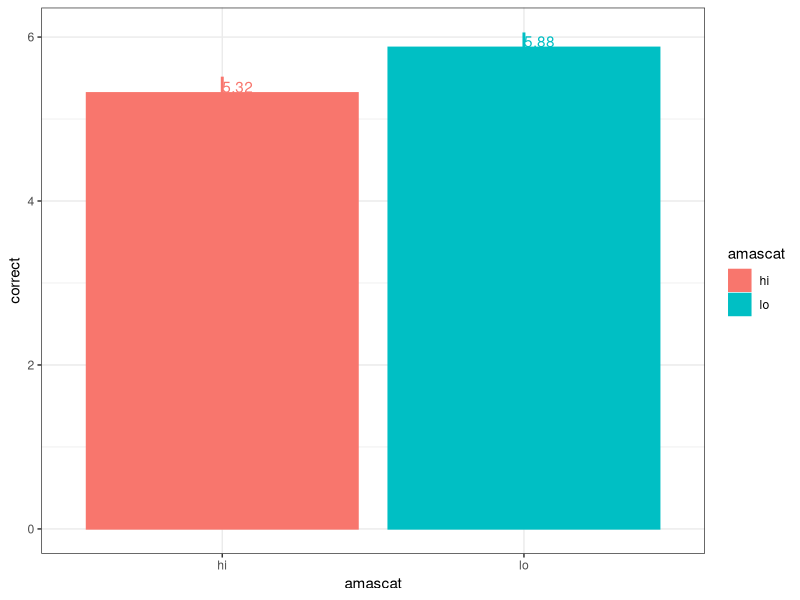
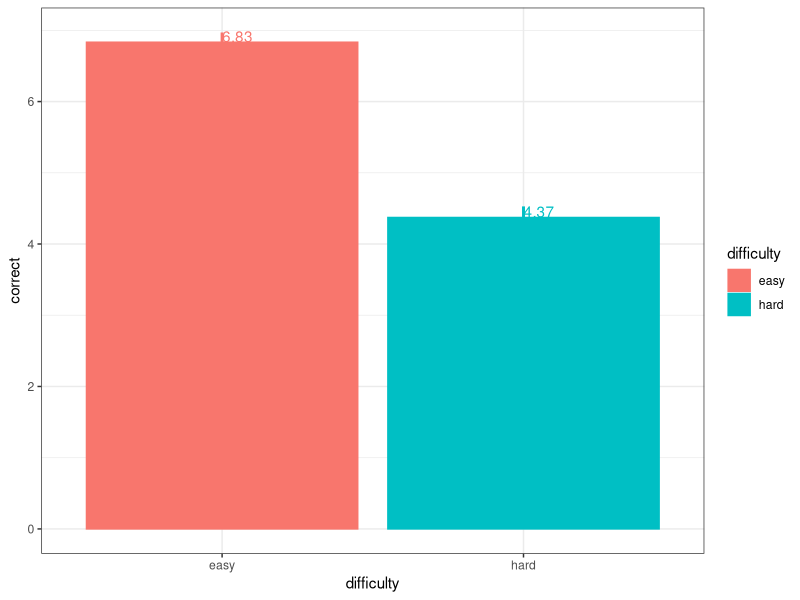
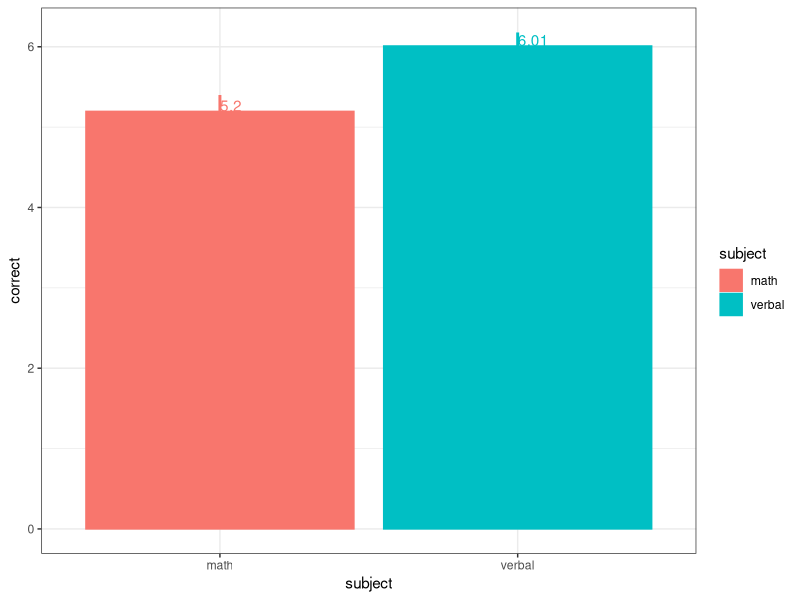

The R source for these figures, in order: (Note: this script raises an error after producing the figures.)
setwd("C:/Users/midlo/Dropbox/RESEARCH/manuscripts/mathanxiety.impulsivity02/03.anovas")
library(dplyr)
library(tidyr)
library(ggplot2)
library(stringr)
library(broom)


#read data in
data<-read.csv("ma.impulsivity.data.20200122.csv", header=T)
longdata<-read.csv("ma.impulsivity.longdata.20200122.csv", header=T)

##anova on correct data
##prep data
correctlong<-longdata %>%
  filter(!(str_detect(measure, pattern="dif"))) %>%
  filter(str_detect(measure, pattern="correct")) %>%
  mutate(
    difficulty=as.factor(ifelse(grepl("easy", measure), "easy",ifelse(grepl("hard", measure),"hard",NA))),
    subject=as.factor(ifelse(grepl("math", measure), "math",ifelse(grepl("verbal",measure),"verbal",NA)))
  )

##run anova
correctmodel<-lm(value~amascat*difficulty*subject, data=correctlong)
correctanova<-aov(correctmodel)
write.csv(tidy(correctanova), "correctanova.csv", row.names=F)

##post hoc pairwise t tests
#single variables
write.csv(tidy(pairwise.t.test(correctlong$value,correctlong$amascat,p.adj="bonf")),
          "correctttestsbyamascat.csv", row.names=F)
write.csv(tidy(pairwise.t.test(correctlong$value,correctlong$difficulty,p.adj="bonf")),
          "correctttestsbydifficulty.csv", row.names=F)
write.csv(tidy(pairwise.t.test(correctlong$value,correctlong$subject,p.adj="bonf")),
          "correctttestsbysubject", row.names=F)
correctsumstatsbyamascat<-correctlong %>%
  group_by(amascat) %>%
  summarize(
    mean=mean(value),
    median=median(value),
    stddev=sd(value),
    sterr=sd(value)/sqrt(length(value)),
    N=length(value)
  )
correctsumstatsbydifficulty<-correctlong %>%
  group_by(difficulty) %>%
  summarize(
    mean=mean(value),
    median=median(value),
    stddev=sd(value),
    sterr=sd(value)/sqrt(length(value)),
    N=length(value)
  )
correctsumstatsbysubject<-correctlong %>%
  group_by(subject) %>%
  summarize(
    mean=mean(value),
    median=median(value),
    stddev=sd(value),
    sterr=sd(value)/sqrt(length(value)),
    N=length(value)
  )
write.csv(correctsumstatsbyamascat,"correctsumstatsbyamascat.csv", row.names=F)
write.csv(correctsumstatsbydifficulty,"correctsumstatsbydifficulty.csv", row.names=F)
write.csv(correctsumstatsbysubject,"correctsumstatsbysubject.csv", row.names=F)

correctsumstatsbyamascat.plot<-ggplot(correctsumstatsbyamascat,aes(x=amascat, y=mean, color=amascat, fill=amascat))+
  geom_bar(position=position_dodge(), stat="identity")+
  geom_errorbar(aes(ymin=mean-sterr, ymax=mean+sterr), size=1, width=0, position=position_dodge(0.9))+
  geom_text(aes(label = round(mean, digits=2)), hjust = 0, vjust = 0,  position=position_dodge(0.9))+
  labs(y="correct")+
  theme_bw()
correctsumstatsbydifficulty.plot<-ggplot(correctsumstatsbydifficulty,aes(x=difficulty, y=mean, color=difficulty, fill=difficulty))+
  geom_bar(position=position_dodge(), stat="identity")+
  geom_errorbar(aes(ymin=mean-sterr, ymax=mean+sterr), size=1, width=0, position=position_dodge(0.9))+
  geom_text(aes(label = round(mean, digits=2)), hjust = 0, vjust = 0,  position=position_dodge(0.9))+
  labs(y="correct")+
  theme_bw()
correctsumstatsbysubject.plot<-ggplot(correctsumstatsbysubject,aes(x=subject, y=mean, color=subject, fill=subject))+
  geom_bar(position=position_dodge(), stat="identity")+
  geom_errorbar(aes(ymin=mean-sterr, ymax=mean+sterr), size=1, width=0, position=position_dodge(0.9))+
  geom_text(aes(label = round(mean, digits=2)), hjust = 0, vjust = 0,  position=position_dodge(0.9))+
  labs(y="correct")+
  theme_bw()
#paired variables
write.csv(tidy(pairwise.t.test(correctlong$value,correctlong$amascat:correctlong$difficulty,p.adj="bonf")),
          "correctttestsbyamascatxdifficulty.csv", row.names=F)
write.csv(tidy(pairwise.t.test(correctlong$value,correctlong$amascat:correctlong$subject,p.adj="bonf")),
          "correctttestsbyamascatxsubject.csv", row.names=F)
write.csv(tidy(pairwise.t.test(correctlong$value,correctlong$difficulty:correctlong$subject,p.adj="bonf")),
          "correctttestsbydifficultyxsubject.csv", row.names=F)
correctsumstatsbyamascatxdifficulty<-correctlong %>%
  group_by(amascat,difficulty) %>%
  summarize(
    mean=mean(value),
    median=median(value),
    stddev=sd(value),
    sterr=sd(value)/sqrt(length(value)),
    N=length(value)
)

correctsumstatsbyamascatxsubject<-correctlong %>%
  group_by(amascat,subject) %>%
  summarize(
    mean=mean(value),
    median=median(value),
    stddev=sd(value),
    sterr=sd(value)/sqrt(length(value)),
    N=length(value)
  )
correctsumstatsbydifficultyxsubject<-correctlong %>%
  group_by(difficulty,subject) %>%
  summarize(
    mean=mean(value),
    median=median(value),
    stddev=sd(value),
    sterr=sd(value)/sqrt(length(value)),
    N=length(value)
  )
write.csv(correctsumstatsbyamascatxdifficulty,"correctsumstatsbyamascatxdifficulty.csv", row.names=F)
write.csv(correctsumstatsbyamascatxsubject,"correctsumstatsbyamascatxsubject.csv", row.names=F)
write.csv(correctsumstatsbydifficultyxsubject,"correctsumstatsbydifficultyxsubject.csv", row.names=F)

correctsumstatsbyamascatxdifficulty.plot<-ggplot(correctsumstatsbyamascatxdifficulty,aes(x=difficulty, y=mean, color=amascat, fill=amascat))+
  geom_bar(position=position_dodge(), stat="identity")+
  geom_errorbar(aes(ymin=mean-sterr, ymax=mean+sterr), size=1, width=0, position=position_dodge(0.9))+
  geom_text(aes(label = round(mean, digits=2)), hjust = 0, vjust = 0,  position=position_dodge(0.9))+
  labs(y="correct")+
  theme_bw()
correctsumstatsbyamascatxsubject.plot<-ggplot(correctsumstatsbyamascatxsubject,aes(x=subject, y=mean, color=amascat, fill=amascat))+
  geom_bar(position=position_dodge(), stat="identity")+
  geom_errorbar(aes(ymin=mean-sterr, ymax=mean+sterr), size=1, width=0, position=position_dodge(0.9))+
  geom_text(aes(label = round(mean, digits=2)), hjust = 0, vjust = 0,  position=position_dodge(0.9))+
  labs(y="correct")+
  theme_bw()
correctsumstatsbydifficultyxsubject.plot<-ggplot(correctsumstatsbydifficultyxsubject,aes(x=subject, y=mean, color=difficulty, fill=difficulty))+
  geom_bar(position=position_dodge(), stat="identity")+
  geom_errorbar(aes(ymin=mean-sterr, ymax=mean+sterr), size=1, width=0, position=position_dodge(0.9))+
  geom_text(aes(label = round(mean, digits=2)), hjust = 0, vjust = 0,  position=position_dodge(0.9))+
  labs(y="correct")+
  theme_bw()

#all variables
write.csv(tidy(pairwise.t.test(correctlong$value,correctlong$amascat:correctlong$difficulty:correctlong$subject,p.adj="bonf")),
          "correctttestsbyall.csv", row.names=F)
correctsumstatsbyall<-correctlong %>%
  group_by(amascat,difficulty,subject) %>%
  summarize(
    mean=mean(value),
    median=median(value),
    stddev=sd(value),
    sterr=sd(value)/sqrt(length(value)),
    N=length(value)
  )
write.csv(correctsumstatsbyall,"correctsumstatsbyall.csv", row.names=F)

correctsumstatsbyall.subjectx.plot<-ggplot(correctsumstatsbyall,aes(x=subject, y=mean, color=amascat, fill=amascat))+
  geom_bar(position=position_dodge(), stat="identity")+
  geom_errorbar(aes(ymin=mean-sterr, ymax=mean+sterr), size=1, width=0, position=position_dodge(0.9))+
  geom_text(aes(label = round(mean, digits=2)), hjust = 0, vjust = 0,  position=position_dodge(0.9))+
  facet_grid(.~difficulty)+
  labs(y="correct")+
  theme_bw()

correctsumstatsbyall.difficultyx.plot<-ggplot(correctsumstatsbyall,aes(x=difficulty, y=mean, color=amascat, fill=amascat))+
  geom_bar(position=position_dodge(), stat="identity")+
  geom_errorbar(aes(ymin=mean-sterr, ymax=mean+sterr), size=1, width=0, position=position_dodge(0.9))+
  geom_text(aes(label = round(mean, digits=2)), hjust = 0, vjust = 0,  position=position_dodge(0.9))+
  facet_grid(.~subject)+
  labs(y="correct")+
  theme_bw()

pdf("correctmeanplots.pdf")
correctsumstatsbyamascat.plot
correctsumstatsbydifficulty.plot
correctsumstatsbysubject.plot
correctsumstatsbyamascatxdifficulty.plot
correctsumstatsbyamascatxsubject.plot
correctsumstatsbydifficultyxsubject.plot
correctsumstatsbyall.subjectx.plot
correctsumstatsbyall.difficultyx.plot
dev.off()
